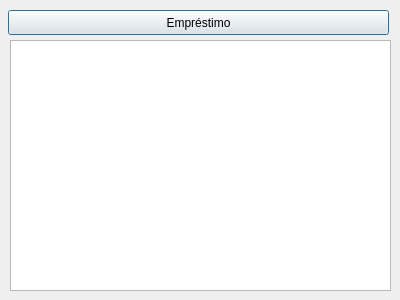
<?xml version="1.0" encoding="UTF-8"?>
<ui version="4.0">
 <class>Consulta</class>
 <widget class="QDialog" name="Consulta">
  <property name="geometry">
   <rect>
    <x>0</x>
    <y>0</y>
    <width>400</width>
    <height>300</height>
   </rect>
  </property>
  <property name="windowTitle">
   <string>Dialog</string>
  </property>
  <widget class="QPushButton" name="filtro">
   <property name="geometry">
    <rect>
     <x>8</x>
     <y>10</y>
     <width>381</width>
     <height>25</height>
    </rect>
   </property>
   <property name="text">
    <string>Empréstimo</string>
   </property>
  </widget>
  <widget class="QTableWidget" name="tableWidget">
   <property name="geometry">
    <rect>
     <x>10</x>
     <y>40</y>
     <width>381</width>
     <height>251</height>
    </rect>
   </property>
  </widget>
 </widget>
 <resources/>
 <connections/>
</ui>
